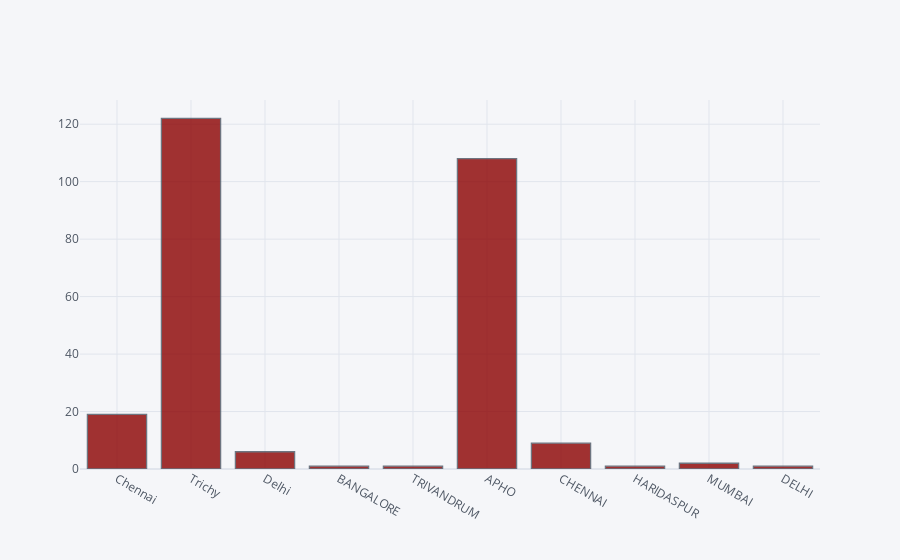

Source (notebook cell):
### Code cell
df['Airport'].iplot(kind='hist',bins=40,color="darkred")

### Figure 1 — Plotly figure (JSON) as saved in the notebook; plotly's stock layout.template omitted (floating-point values rounded to 4 significant figures; data arrays with more than 128 entries replaced by an {"elided": "..."} marker saying what was removed)
{"data": [{"histfunc": "count", "histnorm": "", "marker": {"color": "rgba(139, 0, 0, 1.0)", "line": {"color": "#4D5663", "width": 1.3}}, "name": "Airport", "nbinsx": 40, "opacity": 0.8, "orientation": "v", "type": "histogram", "x": {"elided": "276 str values"}}], "layout": {"barmode": "overlay", "legend": {"bgcolor": "#F5F6F9", "font": {"color": "#4D5663"}}, "paper_bgcolor": "#F5F6F9", "plot_bgcolor": "#F5F6F9", "title": {"font": {"color": "#4D5663"}}, "xaxis": {"gridcolor": "#E1E5ED", "showgrid": true, "tickfont": {"color": "#4D5663"}, "title": {"font": {"color": "#4D5663"}, "text": ""}, "zerolinecolor": "#E1E5ED"}, "yaxis": {"gridcolor": "#E1E5ED", "showgrid": true, "tickfont": {"color": "#4D5663"}, "title": {"font": {"color": "#4D5663"}, "text": ""}, "zerolinecolor": "#E1E5ED"}}}
